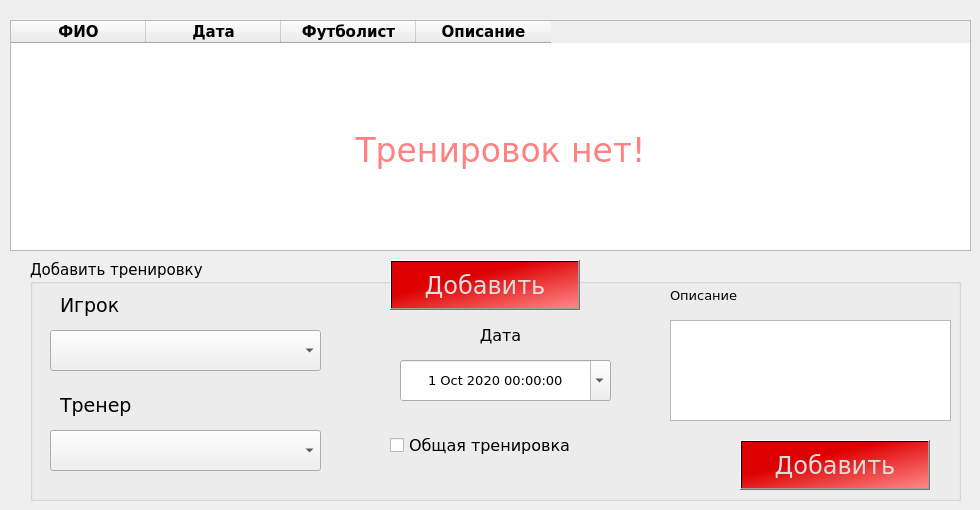
    <widget class="QWidget" name="current">
     <attribute name="title">
      <string>Расписание тренировок</string>
     </attribute>
     <widget class="QTableWidget" name="currentTable">
      <property name="geometry">
       <rect>
        <x>10</x>
        <y>20</y>
        <width>961</width>
        <height>231</height>
       </rect>
      </property>
      <property name="font">
       <font>
        <family>Verdana</family>
        <pointsize>11</pointsize>
       </font>
      </property>
      <property name="gridStyle">
       <enum>Qt::SolidLine</enum>
      </property>
      <attribute name="horizontalHeaderMinimumSectionSize">
       <number>50</number>
      </attribute>
      <attribute name="horizontalHeaderDefaultSectionSize">
       <number>135</number>
      </attribute>
      <attribute name="horizontalHeaderHighlightSections">
       <bool>false</bool>
      </attribute>
      <attribute name="horizontalHeaderShowSortIndicator" stdset="0">
       <bool>false</bool>
      </attribute>
      <attribute name="verticalHeaderDefaultSectionSize">
       <number>35</number>
      </attribute>
      <attribute name="verticalHeaderHighlightSections">
       <bool>false</bool>
      </attribute>
      <column>
       <property name="text">
        <string>ФИО</string>
       </property>
       <property name="font">
        <font>
         <family>Verdana</family>
         <pointsize>11</pointsize>
         <weight>75</weight>
         <bold>true</bold>
        </font>
       </property>
       <property name="textAlignment">
        <set>AlignCenter</set>
       </property>
      </column>
      <column>
       <property name="text">
        <string>Дата</string>
       </property>
       <property name="font">
        <font>
         <family>Verdana</family>
         <pointsize>11</pointsize>
         <weight>75</weight>
         <bold>true</bold>
        </font>
       </property>
       <property name="textAlignment">
        <set>AlignCenter</set>
       </property>
      </column>
      <column>
       <property name="text">
        <string>Футболист</string>
       </property>
       <property name="font">
        <font>
         <family>Verdana</family>
         <pointsize>11</pointsize>
         <weight>75</weight>
         <bold>true</bold>
        </font>
       </property>
       <property name="textAlignment">
        <set>AlignCenter</set>
       </property>
      </column>
      <column>
       <property name="text">
        <string>Описание</string>
       </property>
       <property name="font">
        <font>
         <family>Verdana</family>
         <pointsize>11</pointsize>
         <weight>75</weight>
         <bold>true</bold>
        </font>
       </property>
       <property name="textAlignment">
        <set>AlignCenter</set>
       </property>
      </column>
     </widget>
     <widget class="QGroupBox" name="addBox">
      <property name="geometry">
       <rect>
        <x>30</x>
        <y>260</y>
        <width>931</width>
        <height>241</height>
       </rect>
      </property>
      <property name="font">
       <font>
        <family>Verdana</family>
        <pointsize>11</pointsize>
       </font>
      </property>
      <property name="title">
       <string>Добавить тренировку</string>
      </property>
      <widget class="QPushButton" name="addButton2">
       <property name="geometry">
        <rect>
         <x>710</x>
         <y>180</y>
         <width>190</width>
         <height>50</height>
        </rect>
       </property>
       <property name="palette">
        <palette>
         <active>
          <colorrole role="WindowText">
           <brush brushstyle="SolidPattern">
            <color alpha="255">
             <red>220</red>
             <green>220</green>
             <blue>220</blue>
            </color>
           </brush>
          </colorrole>
          <colorrole role="Button">
           <brush brushstyle="LinearGradientPattern">
            <gradient startx="0.000000000000000" starty="0.000000000000000" endx="1.000000000000000" endy="1.000000000000000" type="LinearGradient" spread="RepeatSpread" coordinatemode="ObjectBoundingMode">
             <gradientstop position="0.363184000000000">
              <color alpha="255">
               <red>222</red>
               <green>0</green>
               <blue>0</blue>
              </color>
             </gradientstop>
             <gradientstop position="1.000000000000000">
              <color alpha="255">
               <red>255</red>
               <green>136</green>
               <blue>136</blue>
              </color>
             </gradientstop>
            </gradient>
           </brush>
          </colorrole>
          <colorrole role="Text">
           <brush brushstyle="SolidPattern">
            <color alpha="255">
             <red>220</red>
             <green>220</green>
             <blue>220</blue>
            </color>
           </brush>
          </colorrole>
          <colorrole role="ButtonText">
           <brush brushstyle="SolidPattern">
            <color alpha="255">
             <red>220</red>
             <green>220</green>
             <blue>220</blue>
            </color>
           </brush>
          </colorrole>
          <colorrole role="Base">
           <brush brushstyle="LinearGradientPattern">
            <gradient startx="0.000000000000000" starty="0.000000000000000" endx="1.000000000000000" endy="1.000000000000000" type="LinearGradient" spread="RepeatSpread" coordinatemode="ObjectBoundingMode">
             <gradientstop position="0.363184000000000">
              <color alpha="255">
               <red>222</red>
               <green>0</green>
               <blue>0</blue>
              </color>
             </gradientstop>
             <gradientstop position="1.000000000000000">
              <color alpha="255">
               <red>255</red>
               <green>136</green>
               <blue>136</blue>
              </color>
             </gradientstop>
            </gradient>
           </brush>
          </colorrole>
          <colorrole role="Window">
           <brush brushstyle="LinearGradientPattern">
            <gradient startx="0.000000000000000" starty="0.000000000000000" endx="1.000000000000000" endy="1.000000000000000" type="LinearGradient" spread="RepeatSpread" coordinatemode="ObjectBoundingMode">
             <gradientstop position="0.363184000000000">
              <color alpha="255">
               <red>222</red>
               <green>0</green>
               <blue>0</blue>
              </color>
             </gradientstop>
             <gradientstop position="1.000000000000000">
              <color alpha="255">
               <red>255</red>
               <green>136</green>
               <blue>136</blue>
              </color>
             </gradientstop>
            </gradient>
           </brush>
          </colorrole>
          <colorrole role="PlaceholderText">
           <brush brushstyle="NoBrush">
            <color alpha="128">
             <red>220</red>
             <green>220</green>
             <blue>220</blue>
            </color>
           </brush>
          </colorrole>
         </active>
         <inactive>
          <colorrole role="WindowText">
           <brush brushstyle="SolidPattern">
            <color alpha="255">
             <red>220</red>
             <green>220</green>
             <blue>220</blue>
            </color>
           </brush>
          </colorrole>
          <colorrole role="Button">
           <brush brushstyle="LinearGradientPattern">
            <gradient startx="0.000000000000000" starty="0.000000000000000" endx="1.000000000000000" endy="1.000000000000000" type="LinearGradient" spread="RepeatSpread" coordinatemode="ObjectBoundingMode">
             <gradientstop position="0.363184000000000">
              <color alpha="255">
               <red>222</red>
               <green>0</green>
               <blue>0</blue>
              </color>
             </gradientstop>
             <gradientstop position="1.000000000000000">
              <color alpha="255">
               <red>255</red>
               <green>136</green>
               <blue>136</blue>
              </color>
             </gradientstop>
            </gradient>
           </brush>
          </colorrole>
          <colorrole role="Text">
           <brush brushstyle="SolidPattern">
            <color alpha="255">
             <red>220</red>
             <green>220</green>
             <blue>220</blue>
            </color>
           </brush>
          </colorrole>
          <colorrole role="ButtonText">
           <brush brushstyle="SolidPattern">
            <color alpha="255">
             <red>220</red>
             <green>220</green>
             <blue>220</blue>
            </color>
           </brush>
          </colorrole>
          <colorrole role="Base">
           <brush brushstyle="LinearGradientPattern">
            <gradient startx="0.000000000000000" starty="0.000000000000000" endx="1.000000000000000" endy="1.000000000000000" type="LinearGradient" spread="RepeatSpread" coordinatemode="ObjectBoundingMode">
             <gradientstop position="0.363184000000000">
              <color alpha="255">
               <red>222</red>
               <green>0</green>
               <blue>0</blue>
              </color>
             </gradientstop>
             <gradientstop position="1.000000000000000">
              <color alpha="255">
               <red>255</red>
               <green>136</green>
               <blue>136</blue>
              </color>
             </gradientstop>
            </gradient>
           </brush>
          </colorrole>
          <colorrole role="Window">
           <brush brushstyle="LinearGradientPattern">
            <gradient startx="0.000000000000000" starty="0.000000000000000" endx="1.000000000000000" endy="1.000000000000000" type="LinearGradient" spread="RepeatSpread" coordinatemode="ObjectBoundingMode">
             <gradientstop position="0.363184000000000">
              <color alpha="255">
               <red>222</red>
               <green>0</green>
               <blue>0</blue>
              </color>
             </gradientstop>
             <gradientstop position="1.000000000000000">
              <color alpha="255">
               <red>255</red>
               <green>136</green>
               <blue>136</blue>
              </color>
             </gradientstop>
            </gradient>
           </brush>
          </colorrole>
          <colorrole role="PlaceholderText">
           <brush brushstyle="NoBrush">
            <color alpha="128">
             <red>220</red>
             <green>220</green>
             <blue>220</blue>
            </color>
           </brush>
          </colorrole>
         </inactive>
         <disabled>
          <colorrole role="WindowText">
           <brush brushstyle="SolidPattern">
            <color alpha="255">
             <red>220</red>
             <green>220</green>
             <blue>220</blue>
            </color>
           </brush>
          </colorrole>
          <colorrole role="Button">
           <brush brushstyle="LinearGradientPattern">
            <gradient startx="0.000000000000000" starty="0.000000000000000" endx="1.000000000000000" endy="1.000000000000000" type="LinearGradient" spread="RepeatSpread" coordinatemode="ObjectBoundingMode">
             <gradientstop position="0.363184000000000">
              <color alpha="255">
               <red>222</red>
               <green>0</green>
               <blue>0</blue>
              </color>
             </gradientstop>
             <gradientstop position="1.000000000000000">
              <color alpha="255">
               <red>255</red>
               <green>136</green>
               <blue>136</blue>
              </color>
             </gradientstop>
            </gradient>
           </brush>
          </colorrole>
          <colorrole role="Text">
           <brush brushstyle="SolidPattern">
            <color alpha="255">
             <red>220</red>
             <green>220</green>
             <blue>220</blue>
            </color>
           </brush>
          </colorrole>
          <colorrole role="ButtonText">
           <brush brushstyle="SolidPattern">
            <color alpha="255">
             <red>220</red>
             <green>220</green>
             <blue>220</blue>
            </color>
           </brush>
          </colorrole>
          <colorrole role="Base">
           <brush brushstyle="LinearGradientPattern">
            <gradient startx="0.000000000000000" starty="0.000000000000000" endx="1.000000000000000" endy="1.000000000000000" type="LinearGradient" spread="RepeatSpread" coordinatemode="ObjectBoundingMode">
             <gradientstop position="0.363184000000000">
              <color alpha="255">
               <red>222</red>
               <green>0</green>
               <blue>0</blue>
              </color>
             </gradientstop>
             <gradientstop position="1.000000000000000">
              <color alpha="255">
               <red>255</red>
               <green>136</green>
               <blue>136</blue>
              </color>
             </gradientstop>
            </gradient>
           </brush>
          </colorrole>
          <colorrole role="Window">
           <brush brushstyle="LinearGradientPattern">
            <gradient startx="0.000000000000000" starty="0.000000000000000" endx="1.000000000000000" endy="1.000000000000000" type="LinearGradient" spread="RepeatSpread" coordinatemode="ObjectBoundingMode">
             <gradientstop position="0.363184000000000">
              <color alpha="255">
               <red>222</red>
               <green>0</green>
               <blue>0</blue>
              </color>
             </gradientstop>
             <gradientstop position="1.000000000000000">
              <color alpha="255">
               <red>255</red>
               <green>136</green>
               <blue>136</blue>
              </color>
             </gradientstop>
            </gradient>
           </brush>
          </colorrole>
          <colorrole role="PlaceholderText">
           <brush brushstyle="NoBrush">
            <color alpha="128">
             <red>220</red>
             <green>220</green>
             <blue>220</blue>
            </color>
           </brush>
          </colorrole>
         </disabled>
        </palette>
       </property>
       <property name="font">
        <font>
         <family>Verdana</family>
         <pointsize>18</pointsize>
        </font>
       </property>
       <property name="cursor">
        <cursorShape>PointingHandCursor</cursorShape>
       </property>
       <property name="autoFillBackground">
        <bool>false</bool>
       </property>
       <property name="styleSheet">
        <string notr="true">background-color: qlineargradient(spread:repeat, x1:0, y1:0, x2:1, y2:1, stop:0.363184 rgba(222, 0, 0, 255), stop:1 rgba(255, 136, 136, 255));
color: rgb(220, 220, 220)</string>
       </property>
       <property name="text">
        <string>Добавить</string>
       </property>
      </widget>
      <widget class="QComboBox" name="playerCombo">
       <property name="geometry">
        <rect>
         <x>20</x>
         <y>70</y>
         <width>271</width>
         <height>41</height>
        </rect>
       </property>
       <property name="font">
        <font>
         <family>Verdana</family>
         <pointsize>10</pointsize>
        </font>
       </property>
       <item>
        <property name="text">
         <string/>
        </property>
       </item>
      </widget>
      <widget class="QLabel" name="label_6">
       <property name="geometry">
        <rect>
         <x>30</x>
         <y>30</y>
         <width>91</width>
         <height>31</height>
        </rect>
       </property>
       <property name="font">
        <font>
         <family>Verdana</family>
         <pointsize>14</pointsize>
        </font>
       </property>
       <property name="text">
        <string>Игрок</string>
       </property>
      </widget>
      <widget class="QLabel" name="sectorLabel">
       <property name="geometry">
        <rect>
         <x>420</x>
         <y>60</y>
         <width>101</width>
         <height>31</height>
        </rect>
       </property>
       <property name="font">
        <font>
         <family>Verdana</family>
         <pointsize>12</pointsize>
        </font>
       </property>
       <property name="text">
        <string>Дата</string>
       </property>
       <property name="alignment">
        <set>Qt::AlignCenter</set>
       </property>
      </widget>
      <widget class="QTextEdit" name="infoText">
       <property name="geometry">
        <rect>
         <x>640</x>
         <y>60</y>
         <width>281</width>
         <height>101</height>
        </rect>
       </property>
       <property name="font">
        <font>
         <family>Verdana</family>
         <pointsize>9</pointsize>
        </font>
       </property>
      </widget>
      <widget class="QLabel" name="label_8">
       <property name="geometry">
        <rect>
         <x>640</x>
         <y>20</y>
         <width>271</width>
         <height>31</height>
        </rect>
       </property>
       <property name="font">
        <font>
         <family>Verdana</family>
         <pointsize>10</pointsize>
        </font>
       </property>
       <property name="text">
        <string>Описание</string>
       </property>
      </widget>
      <widget class="QDateTimeEdit" name="dateTrain">
       <property name="geometry">
        <rect>
         <x>370</x>
         <y>100</y>
         <width>211</width>
         <height>41</height>
        </rect>
       </property>
       <property name="font">
        <font>
         <family>Verdana</family>
         <pointsize>10</pointsize>
        </font>
       </property>
       <property name="alignment">
        <set>Qt::AlignCenter</set>
       </property>
       <property name="maximumDate">
        <date>
         <year>2040</year>
         <month>12</month>
         <day>1</day>
        </date>
       </property>
       <property name="minimumDate">
        <date>
         <year>2020</year>
         <month>10</month>
         <day>1</day>
        </date>
       </property>
       <property name="calendarPopup">
        <bool>true</bool>
       </property>
      </widget>
      <widget class="QComboBox" name="coachCombo">
       <property name="geometry">
        <rect>
         <x>20</x>
         <y>170</y>
         <width>271</width>
         <height>41</height>
        </rect>
       </property>
       <property name="font">
        <font>
         <family>Verdana</family>
         <pointsize>10</pointsize>
        </font>
       </property>
       <item>
        <property name="text">
         <string/>
        </property>
       </item>
      </widget>
      <widget class="QLabel" name="label_7">
       <property name="geometry">
        <rect>
         <x>30</x>
         <y>130</y>
         <width>101</width>
         <height>31</height>
        </rect>
       </property>
       <property name="font">
        <font>
         <family>Verdana</family>
         <pointsize>14</pointsize>
        </font>
       </property>
       <property name="text">
        <string>Тренер</string>
       </property>
      </widget>
      <widget class="QCheckBox" name="commonTraining">
       <property name="geometry">
        <rect>
         <x>360</x>
         <y>170</y>
         <width>231</width>
         <height>31</height>
        </rect>
       </property>
       <property name="font">
        <font>
         <family>Verdana</family>
         <pointsize>12</pointsize>
        </font>
       </property>
       <property name="text">
        <string>Общая тренировка</string>
       </property>
      </widget>
     </widget>
     <widget class="QPushButton" name="addButton1">
      <property name="geometry">
       <rect>
        <x>390</x>
        <y>260</y>
        <width>190</width>
        <height>50</height>
       </rect>
      </property>
      <property name="palette">
       <palette>
        <active>
         <colorrole role="WindowText">
          <brush brushstyle="SolidPattern">
           <color alpha="255">
            <red>220</red>
            <green>220</green>
            <blue>220</blue>
           </color>
          </brush>
         </colorrole>
         <colorrole role="Button">
          <brush brushstyle="LinearGradientPattern">
           <gradient startx="0.000000000000000" starty="0.000000000000000" endx="1.000000000000000" endy="1.000000000000000" type="LinearGradient" spread="RepeatSpread" coordinatemode="ObjectBoundingMode">
            <gradientstop position="0.363184000000000">
             <color alpha="255">
              <red>222</red>
              <green>0</green>
              <blue>0</blue>
             </color>
            </gradientstop>
            <gradientstop position="1.000000000000000">
             <color alpha="255">
              <red>255</red>
              <green>136</green>
              <blue>136</blue>
             </color>
            </gradientstop>
           </gradient>
          </brush>
         </colorrole>
         <colorrole role="Text">
          <brush brushstyle="SolidPattern">
           <color alpha="255">
            <red>220</red>
            <green>220</green>
            <blue>220</blue>
           </color>
          </brush>
         </colorrole>
         <colorrole role="ButtonText">
          <brush brushstyle="SolidPattern">
           <color alpha="255">
            <red>220</red>
            <green>220</green>
            <blue>220</blue>
           </color>
          </brush>
         </colorrole>
         <colorrole role="Base">
          <brush brushstyle="LinearGradientPattern">
           <gradient startx="0.000000000000000" starty="0.000000000000000" endx="1.000000000000000" endy="1.000000000000000" type="LinearGradient" spread="RepeatSpread" coordinatemode="ObjectBoundingMode">
            <gradientstop position="0.363184000000000">
             <color alpha="255">
              <red>222</red>
              <green>0</green>
              <blue>0</blue>
             </color>
            </gradientstop>
            <gradientstop position="1.000000000000000">
             <color alpha="255">
              <red>255</red>
              <green>136</green>
              <blue>136</blue>
             </color>
            </gradientstop>
           </gradient>
          </brush>
         </colorrole>
         <colorrole role="Window">
          <brush brushstyle="LinearGradientPattern">
           <gradient startx="0.000000000000000" starty="0.000000000000000" endx="1.000000000000000" endy="1.000000000000000" type="LinearGradient" spread="RepeatSpread" coordinatemode="ObjectBoundingMode">
            <gradientstop position="0.363184000000000">
             <color alpha="255">
              <red>222</red>
              <green>0</green>
              <blue>0</blue>
             </color>
            </gradientstop>
            <gradientstop position="1.000000000000000">
             <color alpha="255">
              <red>255</red>
              <green>136</green>
              <blue>136</blue>
             </color>
            </gradientstop>
           </gradient>
          </brush>
         </colorrole>
         <colorrole role="PlaceholderText">
          <brush brushstyle="NoBrush">
           <color alpha="128">
            <red>220</red>
            <green>220</green>
            <blue>220</blue>
           </color>
          </brush>
         </colorrole>
        </active>
        <inactive>
         <colorrole role="WindowText">
          <brush brushstyle="SolidPattern">
           <color alpha="255">
            <red>220</red>
            <green>220</green>
            <blue>220</blue>
           </color>
          </brush>
         </colorrole>
         <colorrole role="Button">
          <brush brushstyle="LinearGradientPattern">
           <gradient startx="0.000000000000000" starty="0.000000000000000" endx="1.000000000000000" endy="1.000000000000000" type="LinearGradient" spread="RepeatSpread" coordinatemode="ObjectBoundingMode">
            <gradientstop position="0.363184000000000">
             <color alpha="255">
              <red>222</red>
              <green>0</green>
              <blue>0</blue>
             </color>
            </gradientstop>
            <gradientstop position="1.000000000000000">
             <color alpha="255">
              <red>255</red>
              <green>136</green>
              <blue>136</blue>
             </color>
            </gradientstop>
           </gradient>
          </brush>
         </colorrole>
         <colorrole role="Text">
          <brush brushstyle="SolidPattern">
           <color alpha="255">
            <red>220</red>
            <green>220</green>
            <blue>220</blue>
           </color>
          </brush>
         </colorrole>
         <colorrole role="ButtonText">
          <brush brushstyle="SolidPattern">
           <color alpha="255">
            <red>220</red>
            <green>220</green>
            <blue>220</blue>
           </color>
          </brush>
         </colorrole>
         <colorrole role="Base">
          <brush brushstyle="LinearGradientPattern">
           <gradient startx="0.000000000000000" starty="0.000000000000000" endx="1.000000000000000" endy="1.000000000000000" type="LinearGradient" spread="RepeatSpread" coordinatemode="ObjectBoundingMode">
            <gradientstop position="0.363184000000000">
             <color alpha="255">
              <red>222</red>
              <green>0</green>
              <blue>0</blue>
             </color>
            </gradientstop>
            <gradientstop position="1.000000000000000">
             <color alpha="255">
              <red>255</red>
              <green>136</green>
              <blue>136</blue>
             </color>
            </gradientstop>
           </gradient>
          </brush>
         </colorrole>
         <colorrole role="Window">
          <brush brushstyle="LinearGradientPattern">
           <gradient startx="0.000000000000000" starty="0.000000000000000" endx="1.000000000000000" endy="1.000000000000000" type="LinearGradient" spread="RepeatSpread" coordinatemode="ObjectBoundingMode">
            <gradientstop position="0.363184000000000">
             <color alpha="255">
              <red>222</red>
              <green>0</green>
              <blue>0</blue>
             </color>
            </gradientstop>
            <gradientstop position="1.000000000000000">
             <color alpha="255">
              <red>255</red>
              <green>136</green>
              <blue>136</blue>
             </color>
            </gradientstop>
           </gradient>
          </brush>
         </colorrole>
         <colorrole role="PlaceholderText">
          <brush brushstyle="NoBrush">
           <color alpha="128">
            <red>220</red>
            <green>220</green>
            <blue>220</blue>
           </color>
          </brush>
         </colorrole>
        </inactive>
        <disabled>
         <colorrole role="WindowText">
          <brush brushstyle="SolidPattern">
           <color alpha="255">
            <red>220</red>
            <green>220</green>
            <blue>220</blue>
           </color>
          </brush>
         </colorrole>
         <colorrole role="Button">
          <brush brushstyle="LinearGradientPattern">
           <gradient startx="0.000000000000000" starty="0.000000000000000" endx="1.000000000000000" endy="1.000000000000000" type="LinearGradient" spread="RepeatSpread" coordinatemode="ObjectBoundingMode">
            <gradientstop position="0.363184000000000">
             <color alpha="255">
              <red>222</red>
              <green>0</green>
              <blue>0</blue>
             </color>
            </gradientstop>
            <gradientstop position="1.000000000000000">
             <color alpha="255">
              <red>255</red>
              <green>136</green>
              <blue>136</blue>
             </color>
            </gradientstop>
           </gradient>
          </brush>
         </colorrole>
         <colorrole role="Text">
          <brush brushstyle="SolidPattern">
           <color alpha="255">
            <red>220</red>
            <green>220</green>
            <blue>220</blue>
           </color>
          </brush>
         </colorrole>
         <colorrole role="ButtonText">
          <brush brushstyle="SolidPattern">
           <color alpha="255">
            <red>220</red>
            <green>220</green>
            <blue>220</blue>
           </color>
          </brush>
         </colorrole>
         <colorrole role="Base">
          <brush brushstyle="LinearGradientPattern">
           <gradient startx="0.000000000000000" starty="0.000000000000000" endx="1.000000000000000" endy="1.000000000000000" type="LinearGradient" spread="RepeatSpread" coordinatemode="ObjectBoundingMode">
            <gradientstop position="0.363184000000000">
             <color alpha="255">
              <red>222</red>
              <green>0</green>
              <blue>0</blue>
             </color>
            </gradientstop>
            <gradientstop position="1.000000000000000">
             <color alpha="255">
              <red>255</red>
              <green>136</green>
              <blue>136</blue>
             </color>
            </gradientstop>
           </gradient>
          </brush>
         </colorrole>
         <colorrole role="Window">
          <brush brushstyle="LinearGradientPattern">
           <gradient startx="0.000000000000000" starty="0.000000000000000" endx="1.000000000000000" endy="1.000000000000000" type="LinearGradient" spread="RepeatSpread" coordinatemode="ObjectBoundingMode">
            <gradientstop position="0.363184000000000">
             <color alpha="255">
              <red>222</red>
              <green>0</green>
              <blue>0</blue>
             </color>
            </gradientstop>
            <gradientstop position="1.000000000000000">
             <color alpha="255">
              <red>255</red>
              <green>136</green>
              <blue>136</blue>
             </color>
            </gradientstop>
           </gradient>
          </brush>
         </colorrole>
         <colorrole role="PlaceholderText">
          <brush brushstyle="NoBrush">
           <color alpha="128">
            <red>220</red>
            <green>220</green>
            <blue>220</blue>
           </color>
          </brush>
         </colorrole>
        </disabled>
       </palette>
      </property>
      <property name="font">
       <font>
        <family>Verdana</family>
        <pointsize>18</pointsize>
       </font>
      </property>
      <property name="cursor">
       <cursorShape>PointingHandCursor</cursorShape>
      </property>
      <property name="autoFillBackground">
       <bool>false</bool>
      </property>
      <property name="styleSheet">
       <string notr="true">background-color: qlineargradient(spread:repeat, x1:0, y1:0, x2:1, y2:1, stop:0.363184 rgba(222, 0, 0, 255), stop:1 rgba(255, 136, 136, 255));
color: rgb(220, 220, 220)</string>
      </property>
      <property name="text">
       <string>Добавить</string>
      </property>
     </widget>
     <widget class="QLabel" name="noTrainingLabel">
      <property name="geometry">
       <rect>
        <x>130</x>
        <y>110</y>
        <width>741</width>
        <height>81</height>
       </rect>
      </property>
      <property name="font">
       <font>
        <family>Verdana</family>
        <pointsize>25</pointsize>
       </font>
      </property>
      <property name="styleSheet">
       <string notr="true">color: rgb(255, 129, 129);</string>
      </property>
      <property name="text">
       <string>Тренировок нет!</string>
      </property>
      <property name="alignment">
       <set>Qt::AlignCenter</set>
      </property>
     </widget>
     <zorder>addBox</zorder>
     <zorder>currentTable</zorder>
     <zorder>addButton1</zorder>
     <zorder>noTrainingLabel</zorder>
    </widget>
